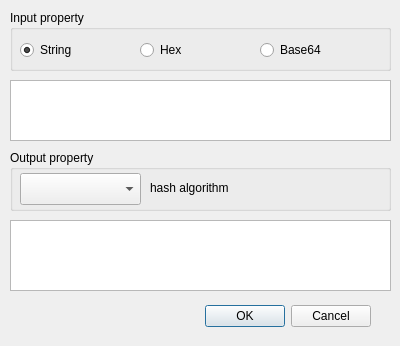
<?xml version="1.0" encoding="UTF-8"?>
<ui version="4.0">
 <class>GenHashDlg</class>
 <widget class="QDialog" name="GenHashDlg">
  <property name="geometry">
   <rect>
    <x>0</x>
    <y>0</y>
    <width>400</width>
    <height>346</height>
   </rect>
  </property>
  <property name="windowTitle">
   <string>Dialog</string>
  </property>
  <widget class="QDialogButtonBox" name="buttonBox">
   <property name="geometry">
    <rect>
     <x>30</x>
     <y>300</y>
     <width>341</width>
     <height>32</height>
    </rect>
   </property>
   <property name="orientation">
    <enum>Qt::Horizontal</enum>
   </property>
   <property name="standardButtons">
    <set>QDialogButtonBox::Cancel|QDialogButtonBox::Ok</set>
   </property>
  </widget>
  <widget class="QGroupBox" name="groupBox">
   <property name="geometry">
    <rect>
     <x>10</x>
     <y>10</y>
     <width>381</width>
     <height>61</height>
    </rect>
   </property>
   <property name="title">
    <string>Input property</string>
   </property>
   <widget class="QRadioButton" name="mInputStringBtn">
    <property name="geometry">
     <rect>
      <x>10</x>
      <y>30</y>
      <width>100</width>
      <height>20</height>
     </rect>
    </property>
    <property name="text">
     <string>String</string>
    </property>
    <property name="checked">
     <bool>true</bool>
    </property>
   </widget>
   <widget class="QRadioButton" name="mInputHexBtn">
    <property name="geometry">
     <rect>
      <x>130</x>
      <y>30</y>
      <width>100</width>
      <height>20</height>
     </rect>
    </property>
    <property name="text">
     <string>Hex</string>
    </property>
   </widget>
   <widget class="QRadioButton" name="mInputBase64Btn">
    <property name="geometry">
     <rect>
      <x>250</x>
      <y>30</y>
      <width>100</width>
      <height>20</height>
     </rect>
    </property>
    <property name="text">
     <string>Base64</string>
    </property>
   </widget>
  </widget>
  <widget class="QGroupBox" name="groupBox_2">
   <property name="geometry">
    <rect>
     <x>10</x>
     <y>150</y>
     <width>381</width>
     <height>61</height>
    </rect>
   </property>
   <property name="title">
    <string>Output property</string>
   </property>
   <widget class="QComboBox" name="mOutputHashCombo">
    <property name="geometry">
     <rect>
      <x>10</x>
      <y>23</y>
      <width>121</width>
      <height>32</height>
     </rect>
    </property>
   </widget>
   <widget class="QLabel" name="label">
    <property name="geometry">
     <rect>
      <x>140</x>
      <y>30</y>
      <width>121</width>
      <height>16</height>
     </rect>
    </property>
    <property name="text">
     <string>hash algorithm</string>
    </property>
   </widget>
  </widget>
  <widget class="QPlainTextEdit" name="mInputText">
   <property name="geometry">
    <rect>
     <x>10</x>
     <y>80</y>
     <width>381</width>
     <height>61</height>
    </rect>
   </property>
  </widget>
  <widget class="QPlainTextEdit" name="mOutputText">
   <property name="geometry">
    <rect>
     <x>10</x>
     <y>220</y>
     <width>381</width>
     <height>71</height>
    </rect>
   </property>
  </widget>
 </widget>
 <resources/>
 <connections>
  <connection>
   <sender>buttonBox</sender>
   <signal>accepted()</signal>
   <receiver>GenHashDlg</receiver>
   <slot>accept()</slot>
   <hints>
    <hint type="sourcelabel">
     <x>248</x>
     <y>254</y>
    </hint>
    <hint type="destinationlabel">
     <x>157</x>
     <y>274</y>
    </hint>
   </hints>
  </connection>
  <connection>
   <sender>buttonBox</sender>
   <signal>rejected()</signal>
   <receiver>GenHashDlg</receiver>
   <slot>reject()</slot>
   <hints>
    <hint type="sourcelabel">
     <x>316</x>
     <y>260</y>
    </hint>
    <hint type="destinationlabel">
     <x>286</x>
     <y>274</y>
    </hint>
   </hints>
  </connection>
 </connections>
</ui>
